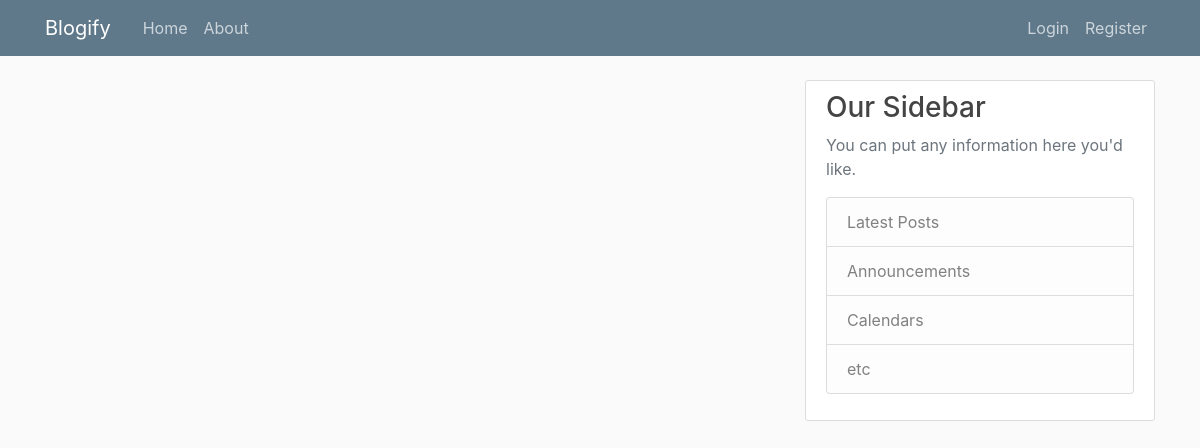
The app's page /, older data.
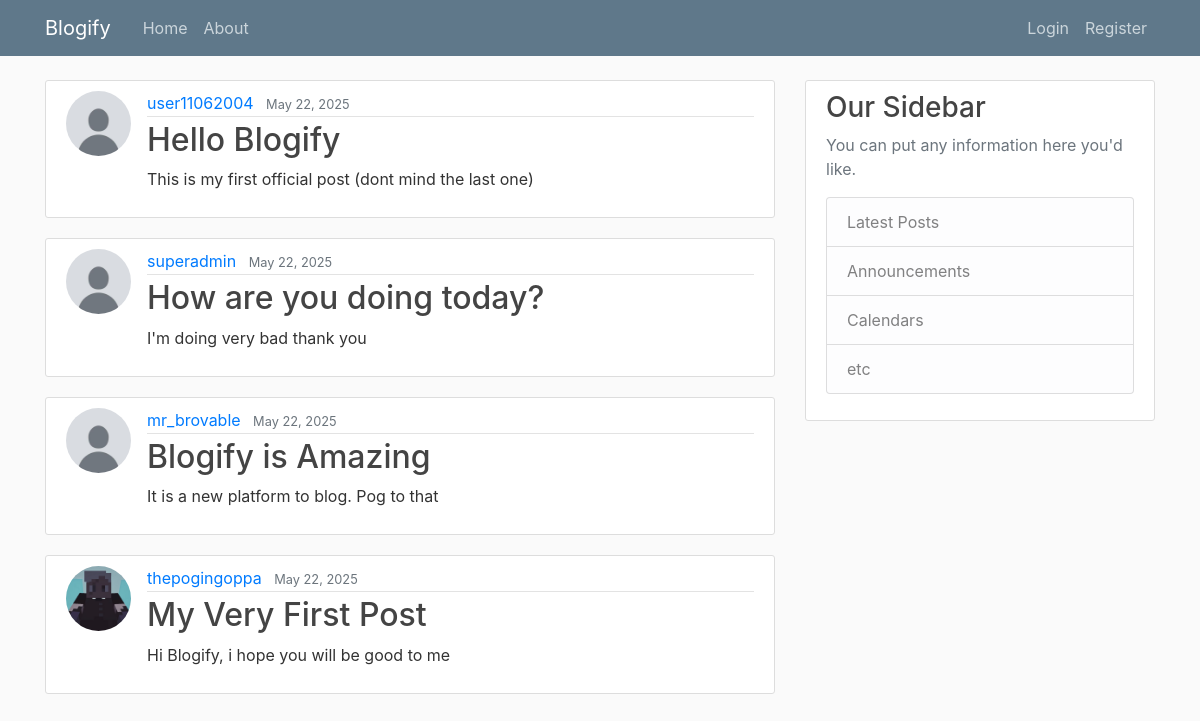
The same page, newer data.
### blog/models.py (models this page shows, shortened)
class Post(models.Model):
    title = models.CharField(max_length=100)
    content = models.TextField()
    date_posted = models.DateTimeField(default=timezone.now)
    author = models.ForeignKey(User, on_delete=models.CASCADE)

### users/models.py (models this page shows, shortened)
class Profile(models.Model):
    user = models.OneToOneField(User, on_delete=models.CASCADE)
    image = models.ImageField(default='default.jpg', upload_to='profile_pics')

### blog/views.py (the view)
# urls.py: path('', PostListView.as_view(), name='blog-home'),
class PostListView(ListView):
    model = Post
    template_name = 'blog/home.html'
    context_object_name = 'posts'
    ordering = ['-date_posted']
    paginate_by = 5

### blog/templates/blog/home.html
{% extends 'blog/base.html' %}
{% block content %}
    {% for post in posts %}
        <article class="media content-section">
            <img class="rounded-circle article-img" src="{{ post.author.profile.image.url }}" alt="">
            <div class="media-body">
            <div class="article-metadata">
                <a class="mr-2" href="#">{{ post.author }}</a>
                <small class="text-muted">{{ post.date_posted | date:"F d, Y" }}</small>
            </div>
            <h2><a class="article-title" href="{% url 'post-detail' post.id%}">{{ post.title }}</a></h2>
            <p class="article-content">{{ post.content }}</p>
            </div>
        </article>
    {% endfor %}
{% endblock content %}

### blog/templates/blog/base.html (shortened to what this page needs)
{% load static %}
<!DOCTYPE html>
<html lang="en">
<head>
    <link rel="stylesheet" href="https://cdn.jsdelivr.net/npm/bootstrap@4.4.1/dist/css/bootstrap.min.css">
    <link rel='stylesheet' type='text/css' href="{% static 'blog/main.css' %}">
</head>
<body>
    <header class="site-header">
        <nav class="navbar navbar-expand-md navbar-dark bg-steel fixed-top">
          <div class="container">
            <a class="navbar-brand mr-4" href="{% url 'blog-home' %}">Blogify</a>
            <div class="collapse navbar-collapse" id="navbarToggle">
              <div class="navbar-nav mr-auto">
                <a class="nav-item nav-link" href="{% url 'blog-home' %}">Home</a>
                <a class="nav-item nav-link" href="{% url 'blog-about' %}">About</a>
              </div>
              <div class="navbar-nav">
                {% if user.is_authenticated %}
                    <form action="{% url 'logout' %}" method="post">
                      {% csrf_token %}
                      <button type="submit" class="btn btn-outline-light">Logout</button>
                  </form>
                  <a class="nav-item nav-link" href="{% url 'profile' %}">Profile</a>
                  <a class="nav-item nav-link" href="{% url 'post-create' %}">New Post</a>
                {% else %}
                  <a class="nav-item nav-link" href="{% url 'login' %}">Login</a>
                  <a class="nav-item nav-link" href="{% url 'register' %}">Register</a>
                {% endif %}
              </div>
            </div>
          </div>
        </nav>
    </header>
    <main role="main" class="container">
        <div class="row">
          <div class="col-md-8">
            {% block content %}{% endblock %}
          </div>
          <div class="col-md-4">
            <div class="content-section">
              <h3>Our Sidebar</h3>
              <p class='text-muted'>You can put any information here you'd like.
                <ul class="list-group">
                  <li class="list-group-item list-group-item-light">Latest Posts</li>
                  <li class="list-group-item list-group-item-light">Announcements</li>
                  <li class="list-group-item list-group-item-light">Calendars</li>
                  <li class="list-group-item list-group-item-light">etc</li>
                </ul>
              </p>
            </div>
          </div>
        </div>
      </main>
</body>
</html>

### blog/static/blog/main.css (style rules this page uses)
body { background: #fafafa; color: #333333; margin-top: 5rem; }
h1, h2, h3, h4, h5, h6 { color: #444444; }
ul { margin: 0; }
.bg-steel { background-color: #5f788a; }
.site-header .navbar-nav .nav-link { color: #cbd5db; }
.content-section { background: #ffffff; padding: 10px 20px; border: 1px solid #dddddd; border-radius: 3px; margin-bottom: 20px; }
.article-title { color: #444444; }
.article-content { white-space: pre-line; }
.article-img { height: 65px; width: 65px; margin-right: 16px; }
.article-metadata { padding-bottom: 1px; margin-bottom: 4px; border-bottom: 1px solid #e3e3e3 }

Row changes from the older to the newer data that the page shows:
added Post: author.profile.image (placeholder picture), author "user11062004", date_posted "May 22, 2025", title "Hello Blogify", content "This is my first official post (dont mind the last one)"
added Post: author.profile.image (placeholder picture), author "superadmin", date_posted "May 22, 2025", title "How are you doing today?", content "I'm doing very bad thank you"
added Post: author.profile.image (placeholder picture), author "mr_brovable", date_posted "May 22, 2025", title "Blogify is Amazing", content "It is a new platform to blog. Pog to that"
added Post: author.profile.image (picture), author "thepogingoppa", date_posted "May 22, 2025", title "My Very First Post", content "Hi Blogify, i hope you will be good to me"
